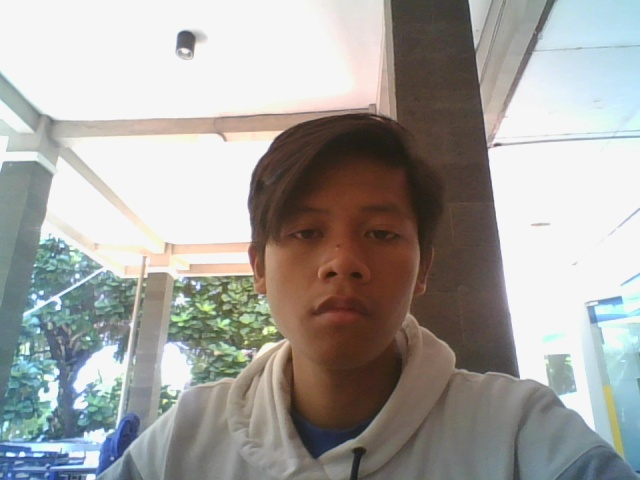
#> input picture TestImages/machfudh.jpg, 640 x 480 px
$ python tester.py
#> lines starting #> are read from the running program, lines starting #| are printed output that depends on the picture
### faceRecognition.py
import cv2
import os
import numpy as np

#This module contains all common functions that are called in tester.py file


#Given an image below function returns rectangle for face detected alongwith gray scale image
def faceDetection(test_img):
	# img = np.full((100,80,3), 12)
    gray_img=cv2.cvtColor(test_img,cv2.COLOR_BGR2GRAY)#convert color image to grayscale
    face_haar_cascade=cv2.CascadeClassifier('HaarCascade/haarcascade_frontalface_default.xml')#Load haar classifier
    faces=face_haar_cascade.detectMultiScale(gray_img,scaleFactor=1.32,minNeighbors=5)#detectMultiScale returns rectangles

    return faces,gray_img

#Given a directory below function returns part of gray_img which is face alongwith its label/ID
def labels_for_training_data(directory):
    faces=[]
    faceID=[]

    for path,subdirnames,filenames in os.walk(directory):
        for filename in filenames:
            if filename.startswith("."):
                print("Skipping system file")#Skipping files that startwith .
                continue

            id=os.path.basename(path)#fetching subdirectory namesq
            img_path=os.path.join(path,filename)#fetching image path
            print("img_path:",img_path)
            print("id:",id)
            test_img=cv2.imread(img_path)#loading each image one by one
            # test_img = np.array(test_img, dtype=np.uint8)
            # print(test_img.dtype)
            if test_img is None:
                print("Image not loaded properly")
                continue
            faces_rect,gray_img=faceDetection(test_img)#Calling faceDetection function to return faces detected in particular image
            if len(faces_rect)!=1:
               continue #Since we are assuming only single person images are being fed to classifier
            (x,y,w,h)=faces_rect[0]
            roi_gray=gray_img[y:y+w,x:x+h]#cropping region of interest i.e. face area from grayscale image
            faces.append(roi_gray)
            faceID.append(int(id))
    return faces,faceID


#Below function trains haar classifier and takes faces,faceID returned by previous function as its arguments
def train_classifier(faces,faceID):
    face_recognizer=cv2.face.LBPHFaceRecognizer_create()
    face_recognizer.train(faces,np.array(faceID))
    return face_recognizer

#Below function draws bounding boxes around detected face in image
def draw_rect(test_img,face):
    (x,y,w,h)=face
    cv2.rectangle(test_img,(x,y),(x+w,y+h),(255,0,0),thickness=2)

#Below function writes name of person for detected label
def put_text(test_img,text,x,y):
    cv2.putText(test_img,text,(x,y),cv2.FONT_HERSHEY_DUPLEX,1,(255,255,0),4)

### tester.py
import cv2
import os
import numpy as np
import faceRecognition as fr


#This module takes images  stored in diskand performs face recognition
path=os.getcwd()
test_img=cv2.imread(os.path.join(path,'TestImages/machfudh.jpg'))#test_img path
#> test_img is the input picture: shape (480, 640, 3); mean B, G, R 159.4, 162.8, 164.3
print(path)
faces_detected,gray_img=fr.faceDetection(test_img)
#> in faceDetection, `gray_img=cv2.cvtColor(test_img,cv2.COLOR_BGR2GRAY)#convert color image..`:
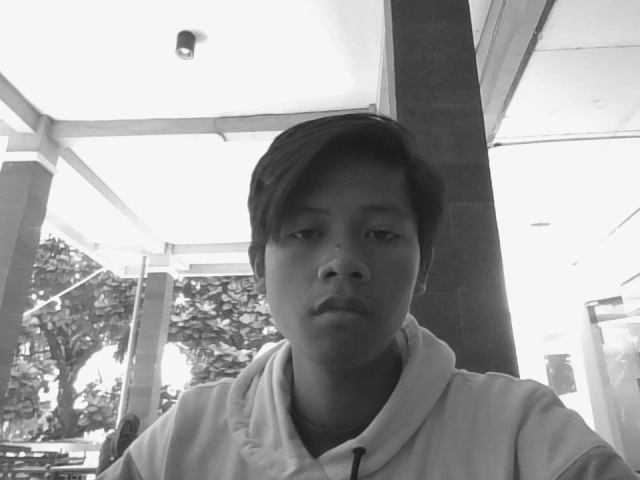
#> gray_img: shape (480, 640); min 26, max 251, mean 162.8
#> in faceDetection, `faces=face_haar_cascade.detectMultiScale(gray_img,scaleFactor=1.32,min..`: faces = [[254, 165, 181, 181]]
#> faces_detected = [[254, 165, 181, 181]]
print("faces_detected:",faces_detected)
#| faces_detected: [[254 165 181 181]]


#Comment belows lines when running this program second time.Since it saves training.yml file in directory
faces,faceID=fr.labels_for_training_data('trainingImages')
#> pass 2 of the loop in labels_for_training_data, `for path,subdirnames,filenames in os.walk(directory):`:
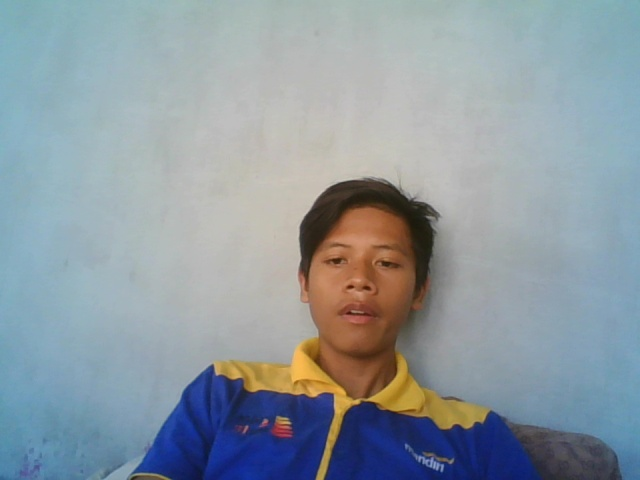
#> input picture trainingImages/0/frame101.jpg, 640 x 480 px
#> in labels_for_training_data, test_img is the input picture: shape (480, 640, 3); mean B, G, R 160.8, 153.2, 141.8
#> in faceDetection (call 2), `gray_img=cv2.cvtColor(test_img,cv2.COLOR_BGR2GRAY)#convert color image..`:
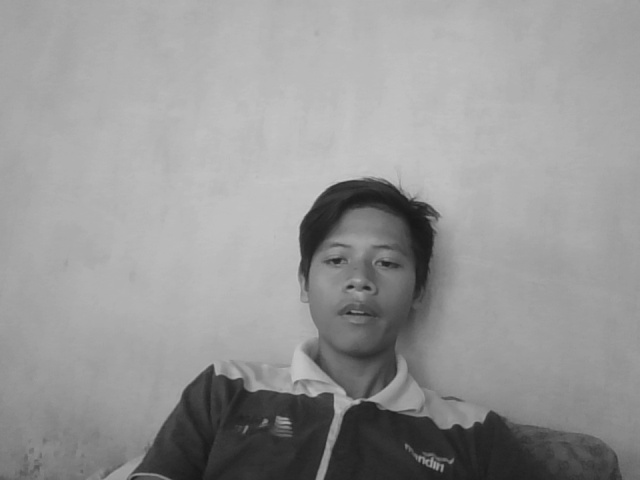
#> gray_img: shape (480, 640); min 23, max 202, mean 150.6
#> faces = [[294, 210, 137, 137]]
#> in labels_for_training_data, `(x,y,w,h)=faces_rect[0]`: x = 294; y = 210; w = 137
#> in labels_for_training_data, `roi_gray=gray_img[y:y+w,x:x+h]#cropping region of interest i.e. face a..`:
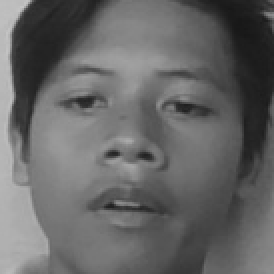
#> roi_gray: shape (137, 137) (shown 2 times larger); min 23, max 196, mean 102
face_recognizer=fr.train_classifier(faces,faceID)
face_recognizer.write('trainingData.yml')


#Uncomment below line for subsequent runs
# face_recognizer=cv2.face.LBPHFaceRecognizer_create()
# face_recognizer.read('trainingData.yml')#use this to load training data for subsequent runs

name={0:"Machfudh"}#creating dictionary containing names for each label

for face in faces_detected:
    (x,y,w,h)=face
    roi_gray=gray_img[y:y+h,x:x+h]
    label,confidence=face_recognizer.predict(roi_gray)#predicting the label of given image
    print("confidence:",confidence)
    print("label:",label)
    fr.draw_rect(test_img,face)
    predicted_name=name[label]
    if(confidence>37):#If confidence more than 37 then don't print predicted face text on screen
        continue
    fr.put_text(test_img,predicted_name,x,y)
#> this loop made 1 pass
#> pass 1, `roi_gray=gray_img[y:y+h,x:x+h]`:
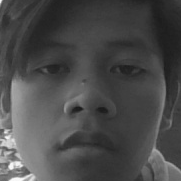
#> roi_gray: shape (181, 181); min 27, max 249, mean 74.6

resized_img=cv2.resize(test_img,(1000,1000))
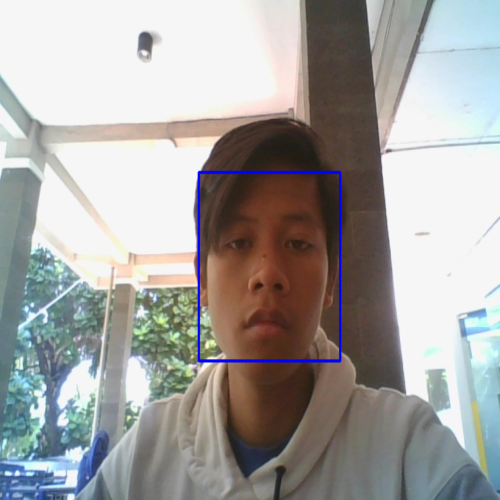
#> resized_img: shape (1000, 1000, 3) (shown at 1/2 size); mean B, G, R 160.6, 162.2, 163.5
cv2.imshow("face dtecetion tutorial",resized_img)
cv2.waitKey(0) #Waits indefinitely until a key is pressed
cv2.destroyAllWindows()
# cv2.waitKey(1)
